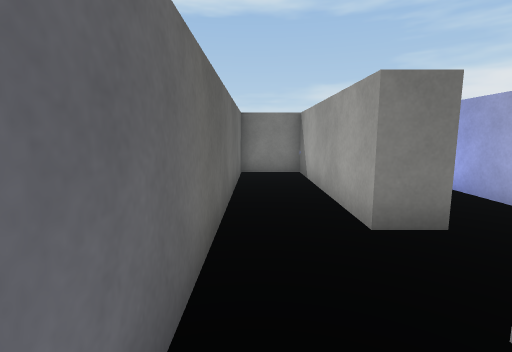
view 1 (above)

13 first-person views from a walk through a scene from a Unity 3-D project. The camera is 1.2 m above the floor, tilts 8° down and sees 85° across. The floor is counted in squares, 1 m on a side. Each view is taken from the middle of a square. On the plan, view 1 faces up. The plan holds only what a view shows up to about 13 squares ahead; the rest is blank. Surface patterns are stand-ins for the level's own textures.

view 2
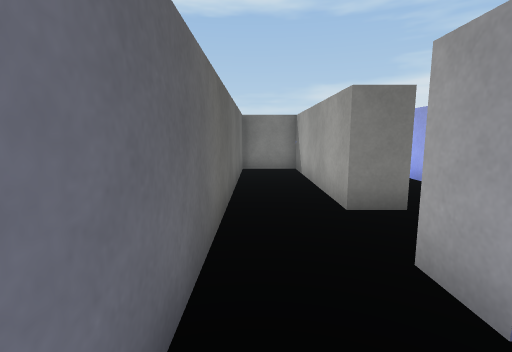

view 3
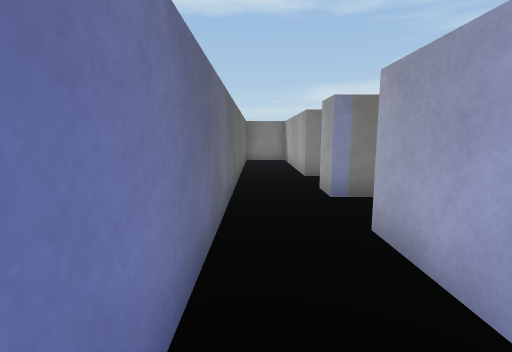

view 4
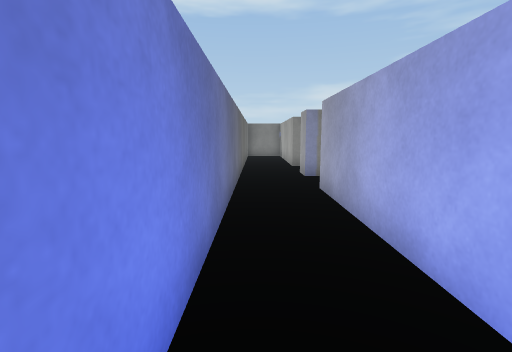

view 5
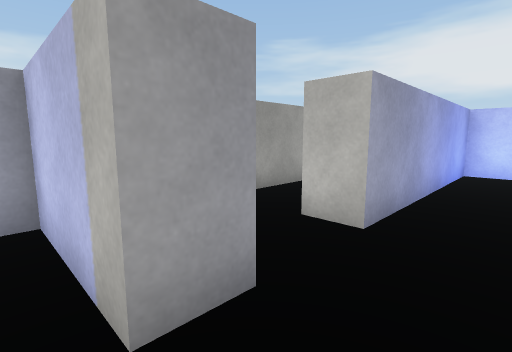

view 6
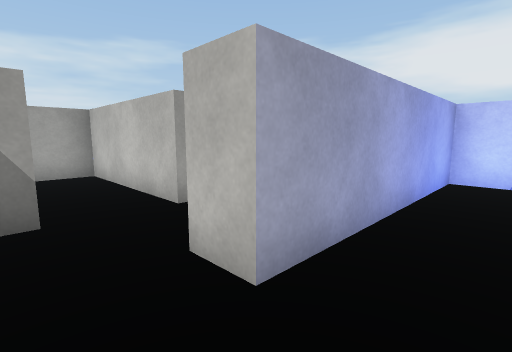

view 7
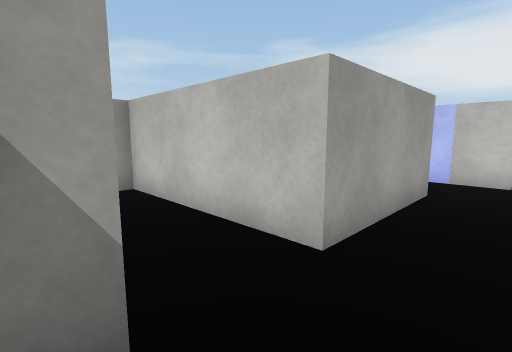

view 8
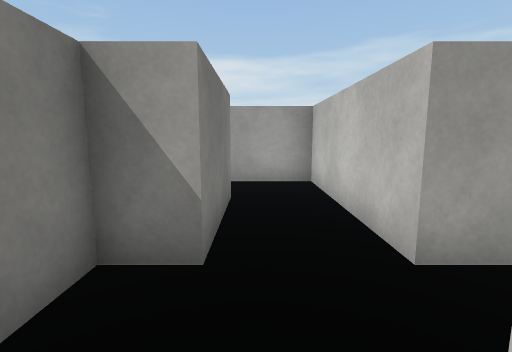

view 9
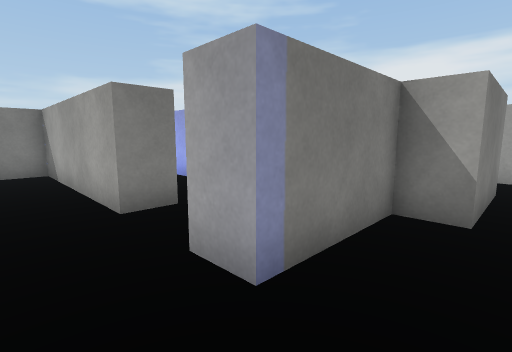

view 10
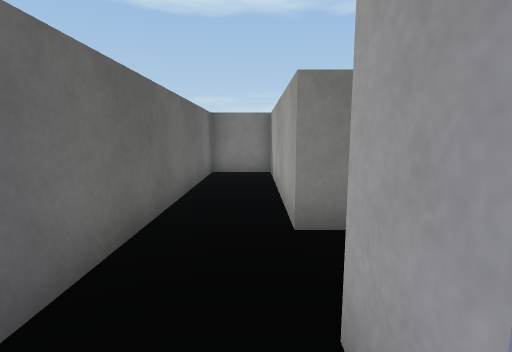

view 11
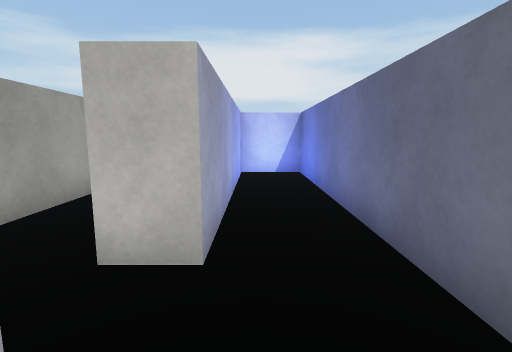

view 12
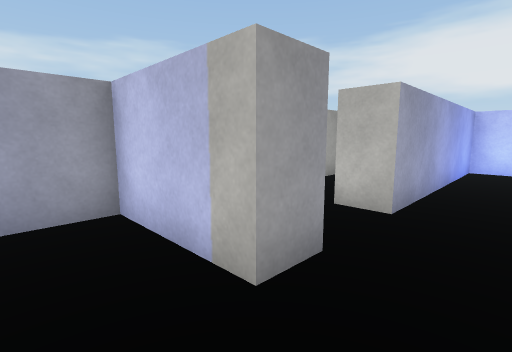

view 13
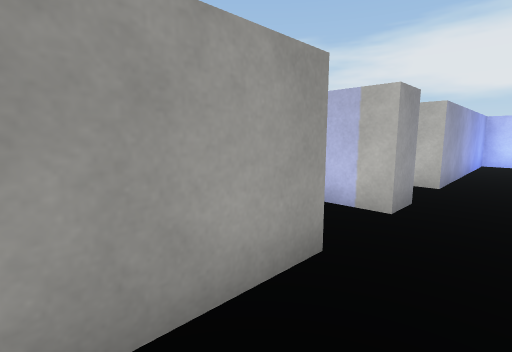

### Floor plan
Points are (right, up) in squares from view 1. A wall is a line through its corners. A room is listed if a view was taken in it or the views show most of it. See-through windows are left out.
Room 1 (views 1, 2, 3, 4, 6, 8, 9, 10, 11)
walls: (2.5, 0.5) (1.5, 0.5) (1.5, 1.5); (-0.5, 1.5) (-0.5, -8.5) (1.5, -8.5) (1.5, -1.5) (2.5, -1.5)
ways out: opening at (0.5, 1) to room 2; opening at (2, -0.5) to room 3
Room 2 (views 5, 12, 13)
walls: (1.5, 3.5) (1.5, 9.5) (-0.5, 9.5) (-0.5, 1.5)
ways out: opening at (0.5, 1) to room 1; opening at (2, 2.5)
Room 3 (view 7)
walls: (7.5, -0.5) (4.5, -0.5) (4.5, 0.5) (2.5, 0.5); (4.5, -6.6) (4.5, -2.5) (9.5, -2.5) (9.5, -0.2); (3.2, -8.5) (5, -8.5)
ways out: opening at (2, -0.5) to room 1; opening at (5, -7.5); opening at (8.5, 0)

Where each view was taken, in squares from view 1:
view 1: 0 up, 0 right, facing up
view 2: 1 down, 0 right, facing up
view 3: 5 down, 0 right, facing up
view 4: 8 down, 0 right, facing up
view 5: 2 up, 0 right, facing down-right
view 6: 0 up, 0 right, facing down-right
view 7: 0 up, 3 right, facing down-right
view 8: 1 down, 2 right, facing right
view 9: 1 down, 0 right, facing up-right
view 10: 0 up, 1 right, facing up
view 11: 1 up, 1 right, facing down
view 12: 3 up, 0 right, facing down-right
view 13: 6 up, 0 right, facing down-right
